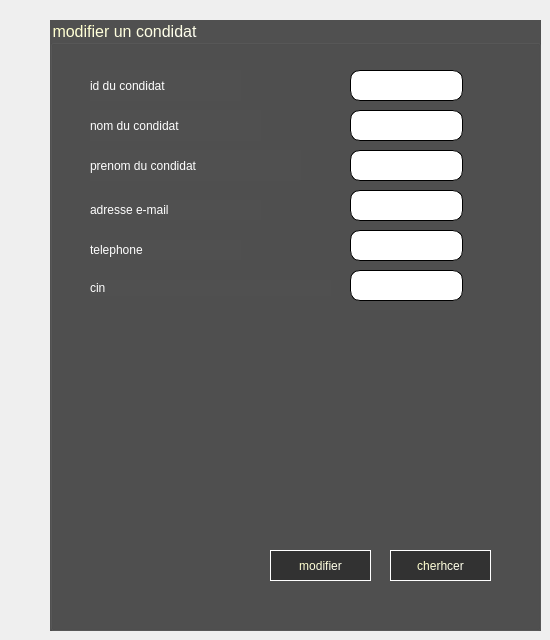
      <widget class="QWidget" name="mod_rec_4">
       <widget class="QGroupBox" name="groupBox_28">
        <property name="geometry">
         <rect>
          <x>50</x>
          <y>20</y>
          <width>491</width>
          <height>611</height>
         </rect>
        </property>
        <property name="font">
         <font>
          <family>Arial</family>
          <pointsize>12</pointsize>
          <weight>9</weight>
          <italic>false</italic>
          <bold>false</bold>
         </font>
        </property>
        <property name="styleSheet">
         <string notr="true">color: qlineargradient(spread:pad, x1:0, y1:0, x2:1, y2:1, stop:0 rgba(255, 255, 190, 255), stop:1 rgba(255, 255, 255, 255));
background-color: qlineargradient(spread:pad, x1:1, y1:0, x2:1, y2:0, stop:0 rgba(80, 80, 80, 255));
font: 75 12pt &quot;Arial&quot;;</string>
        </property>
        <property name="title">
         <string>modifier un condidat</string>
        </property>
        <widget class="QLineEdit" name="lineEdit_nom_upd_6">
         <property name="geometry">
          <rect>
           <x>300</x>
           <y>90</y>
           <width>113</width>
           <height>31</height>
          </rect>
         </property>
         <property name="styleSheet">
          <string notr="true">background-color: qlineargradient(spread:pad, x1:0, y1:0, x2:1, y2:1, stop:0 rgba(189, 189, 189, 255), stop:1 rgba(255, 255, 255, 255));
background-color: qlineargradient(spread:pad, x1:0, y1:0, x2:1, y2:1, stop:0 rgba(255, 255, 255, 255), stop:1 rgba(255, 255, 255, 255));
border-radius:10px;
border:1px solid black;</string>
         </property>
         <property name="readOnly">
          <bool>false</bool>
         </property>
        </widget>
        <widget class="QLineEdit" name="lineEdit_mail_upd_6">
         <property name="geometry">
          <rect>
           <x>300</x>
           <y>170</y>
           <width>113</width>
           <height>31</height>
          </rect>
         </property>
         <property name="styleSheet">
          <string notr="true">background-color: qlineargradient(spread:pad, x1:0, y1:0, x2:1, y2:1, stop:0 rgba(189, 189, 189, 255), stop:1 rgba(255, 255, 255, 255));
background-color: qlineargradient(spread:pad, x1:0, y1:0, x2:1, y2:1, stop:0 rgba(255, 255, 255, 255), stop:1 rgba(255, 255, 255, 255));
border-radius:10px;
border:1px solid black;</string>
         </property>
         <property name="readOnly">
          <bool>false</bool>
         </property>
        </widget>
        <widget class="QLineEdit" name="lineEdit_tel_upd_6">
         <property name="geometry">
          <rect>
           <x>300</x>
           <y>210</y>
           <width>113</width>
           <height>31</height>
          </rect>
         </property>
         <property name="styleSheet">
          <string notr="true">background-color: qlineargradient(spread:pad, x1:0, y1:0, x2:1, y2:1, stop:0 rgba(189, 189, 189, 255), stop:1 rgba(255, 255, 255, 255));
background-color: qlineargradient(spread:pad, x1:0, y1:0, x2:1, y2:1, stop:0 rgba(255, 255, 255, 255), stop:1 rgba(255, 255, 255, 255));
border-radius:10px;
border:1px solid black;</string>
         </property>
         <property name="readOnly">
          <bool>false</bool>
         </property>
        </widget>
        <widget class="QLineEdit" name="lineEdit_cin_upd_6">
         <property name="geometry">
          <rect>
           <x>300</x>
           <y>250</y>
           <width>113</width>
           <height>31</height>
          </rect>
         </property>
         <property name="styleSheet">
          <string notr="true">background-color: qlineargradient(spread:pad, x1:0, y1:0, x2:1, y2:1, stop:0 rgba(189, 189, 189, 255), stop:1 rgba(255, 255, 255, 255));
background-color: qlineargradient(spread:pad, x1:0, y1:0, x2:1, y2:1, stop:0 rgba(255, 255, 255, 255), stop:1 rgba(255, 255, 255, 255));
border-radius:10px;
border:1px solid black;</string>
         </property>
         <property name="readOnly">
          <bool>false</bool>
         </property>
        </widget>
        <widget class="QPushButton" name="modifier_6">
         <property name="geometry">
          <rect>
           <x>220</x>
           <y>530</y>
           <width>101</width>
           <height>31</height>
          </rect>
         </property>
         <property name="styleSheet">
          <string notr="true">background-color: qlineargradient(spread:pad, x1:1, y1:0, x2:1, y2:0, stop:0 rgba(50, 50, 50, 255));

font:10pt &quot;Arial&quot;;
border:1px solid white;</string>
         </property>
         <property name="text">
          <string>modifier</string>
         </property>
        </widget>
        <widget class="QLabel" name="label_198">
         <property name="geometry">
          <rect>
           <x>40</x>
           <y>90</y>
           <width>171</width>
           <height>31</height>
          </rect>
         </property>
         <property name="styleSheet">
          <string notr="true">font: 75 13pt &quot;Arial&quot;;
</string>
         </property>
         <property name="text">
          <string>nom du condidat</string>
         </property>
        </widget>
        <widget class="QLabel" name="label_199">
         <property name="geometry">
          <rect>
           <x>40</x>
           <y>180</y>
           <width>171</width>
           <height>20</height>
          </rect>
         </property>
         <property name="styleSheet">
          <string notr="true">font: 75 13pt &quot;Arial&quot;;

</string>
         </property>
         <property name="text">
          <string>adresse e-mail</string>
         </property>
        </widget>
        <widget class="QLabel" name="label_200">
         <property name="geometry">
          <rect>
           <x>40</x>
           <y>220</y>
           <width>151</width>
           <height>20</height>
          </rect>
         </property>
         <property name="styleSheet">
          <string notr="true">font: 75 13pt &quot;Arial&quot;;
</string>
         </property>
         <property name="text">
          <string>telephone</string>
         </property>
        </widget>
        <widget class="QLabel" name="label_201">
         <property name="geometry">
          <rect>
           <x>40</x>
           <y>260</y>
           <width>241</width>
           <height>16</height>
          </rect>
         </property>
         <property name="styleSheet">
          <string notr="true">font: 75 13pt &quot;Arial&quot;;
</string>
         </property>
         <property name="text">
          <string>cin</string>
         </property>
        </widget>
        <widget class="QLabel" name="label_205">
         <property name="geometry">
          <rect>
           <x>40</x>
           <y>50</y>
           <width>151</width>
           <height>31</height>
          </rect>
         </property>
         <property name="styleSheet">
          <string notr="true">font: 75 13pt &quot;Arial&quot;;
</string>
         </property>
         <property name="text">
          <string>id du condidat</string>
         </property>
        </widget>
        <widget class="QLineEdit" name="lineEdit_id_upd_6">
         <property name="geometry">
          <rect>
           <x>300</x>
           <y>50</y>
           <width>113</width>
           <height>31</height>
          </rect>
         </property>
         <property name="styleSheet">
          <string notr="true">background-color: qlineargradient(spread:pad, x1:0, y1:0, x2:1, y2:1, stop:0 rgba(189, 189, 189, 255), stop:1 rgba(255, 255, 255, 255));
background-color: qlineargradient(spread:pad, x1:0, y1:0, x2:1, y2:1, stop:0 rgba(255, 255, 255, 255), stop:1 rgba(255, 255, 255, 255));
border-radius:10px;
border:1px solid black;</string>
         </property>
        </widget>
        <widget class="QPushButton" name="cherhcer_12">
         <property name="geometry">
          <rect>
           <x>340</x>
           <y>530</y>
           <width>101</width>
           <height>31</height>
          </rect>
         </property>
         <property name="styleSheet">
          <string notr="true">background-color: qlineargradient(spread:pad, x1:1, y1:0, x2:1, y2:0, stop:0 rgba(50, 50, 50, 255));

font:10pt &quot;Arial&quot;;
border:1px solid white;</string>
         </property>
         <property name="text">
          <string>cherhcer</string>
         </property>
        </widget>
        <widget class="QLabel" name="label_203">
         <property name="geometry">
          <rect>
           <x>40</x>
           <y>130</y>
           <width>211</width>
           <height>31</height>
          </rect>
         </property>
         <property name="styleSheet">
          <string notr="true">font: 75 13pt &quot;Arial&quot;;
</string>
         </property>
         <property name="text">
          <string>prenom du condidat</string>
         </property>
        </widget>
        <widget class="QLineEdit" name="lineEdit_prenom_upd">
         <property name="geometry">
          <rect>
           <x>300</x>
           <y>130</y>
           <width>113</width>
           <height>31</height>
          </rect>
         </property>
         <property name="styleSheet">
          <string notr="true">background-color: qlineargradient(spread:pad, x1:0, y1:0, x2:1, y2:1, stop:0 rgba(189, 189, 189, 255), stop:1 rgba(255, 255, 255, 255));
background-color: qlineargradient(spread:pad, x1:0, y1:0, x2:1, y2:1, stop:0 rgba(255, 255, 255, 255), stop:1 rgba(255, 255, 255, 255));
border-radius:10px;
border:1px solid black;</string>
         </property>
         <property name="readOnly">
          <bool>false</bool>
         </property>
        </widget>
       </widget>
      </widget>
